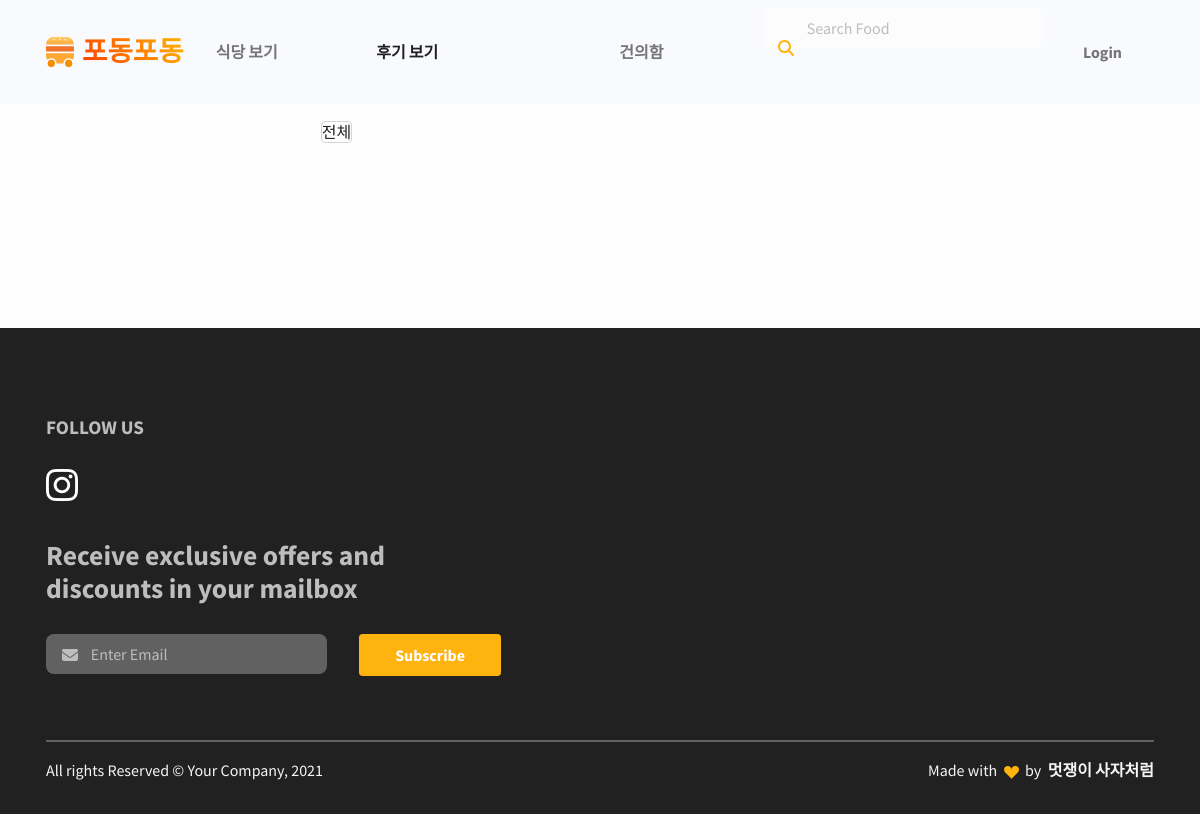
The page /restaurant/ on the database as committed earlier.
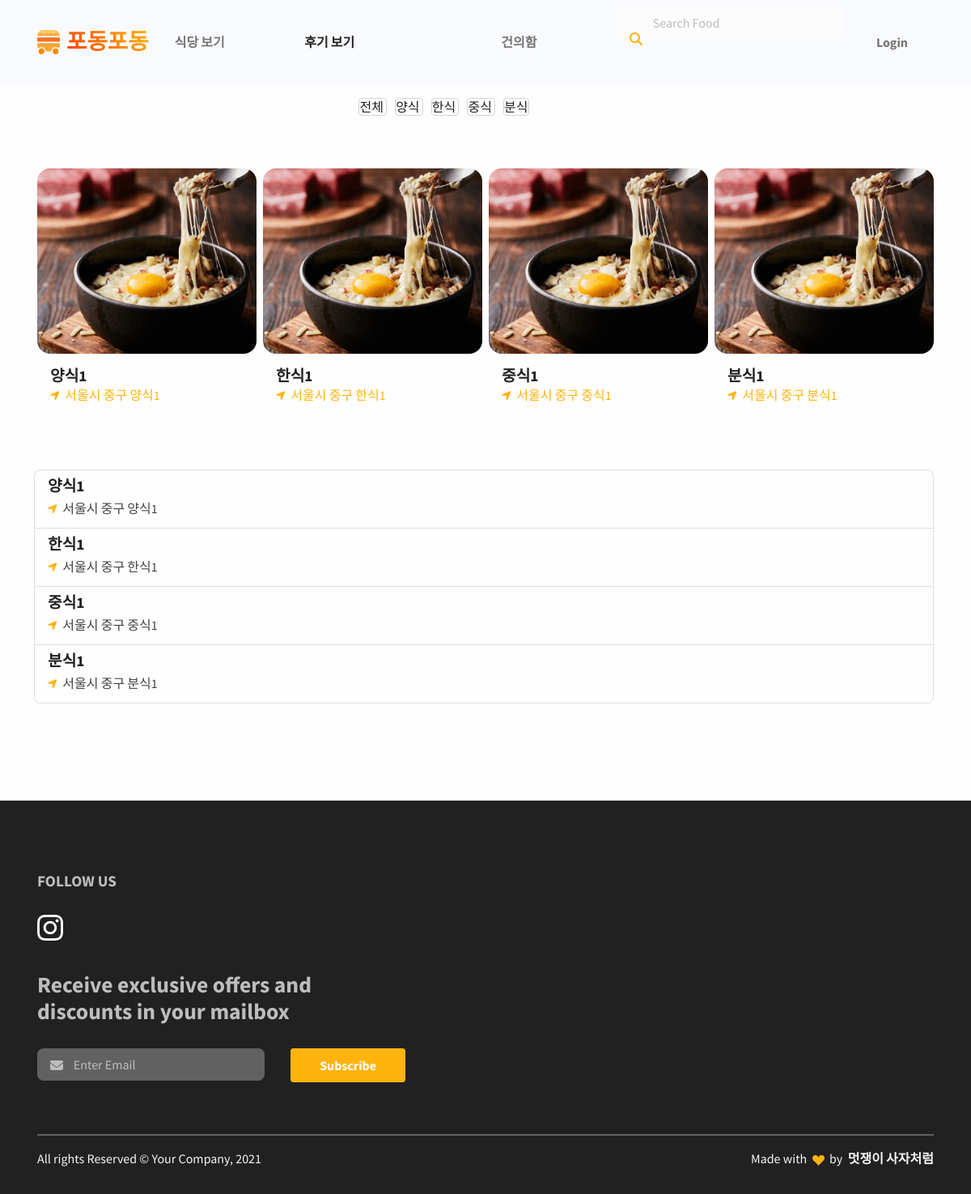
The same page on the database as committed later.
### restaurant/models.py (models this page shows, shortened)
class Category(models.Model):
    id = models.AutoField(primary_key=True)
    name = models.CharField(max_length=20)

class Restaurant(models.Model):
    id = models.AutoField(primary_key=True)
    category = models.ForeignKey(Category, on_delete=models.CASCADE)
    name = models.CharField(max_length=30)
    location = models.CharField(max_length=100)
    phone_number = models.CharField(max_length=15)
    business_open_hour = models.DateTimeField()
    business_close_hour = models.DateTimeField()
    thumbnail = models.ImageField(upload_to='images/')
    def get_absolute_url(self):
        return reverse('restaurant:restaurant_detail', args=[self.id])

### restaurant/views.py (the view)
# urls.py: path('', views.RestaurantListView.as_view(), name='restaurant_list'),
class RestaurantListView(ListView):
    model = Restaurant
    context_object_name = 'restaurant_list'
    template_name = 'restaurant/category.html'
    def get_context_data(self, *args, **kwargs):
        context = super().get_context_data(*args, **kwargs)
        context['category'] = Category.objects.all()
        context['restaurant_list'] = Restaurant.objects.all()
        return context

### restaurant/templates/restaurant/category.html (shortened to what this page needs)
{% extends "base.html" %}
{% load static %}
{% block content %}
<section id="testimonial">
    <div class="container">
        <div class="row h-100">
            <div class="col-lg-7 mx-auto text-center mb-6">
                <div class="responsive">
                    <a href="{% url 'restaurant:restaurant_list' %}" style="border:1px solid #ced4da; border-radius: 4px; margin: 5px;">
                        전체
                    </a>
                    {% for category in category %}
                        <a href="{% url 'restaurant:restaurant_list2' category.id %}" style="border:1px solid #ced4da; border-radius: 4px; margin: 5px;">
                            {{ category.name }}
                        </a>
                    {% endfor %}
                </div>
            </div>
        </div>
        <div class="row gx-2">
            {% for restaurant in restaurant_list %}
                <div class="col-sm-6 col-md-3 col-lg-3 h-100 mb-5">
                    <a href="{{ restaurant.get_absolute_url }}" >
                        <div class="card card-span h-100 text-white rounded-3">
                            <img class="img-fluid rounded-3 h-100" src="{% static 'img/gallery/food-world.png' %}"/>
                            <div class="card-body ps-0">
                                <div class="d-flex align-items-center mb-3">
                                    <div class="flex-1 ms-3">
                                        <h5 class="mb-0 fw-bold text-1000">{{ restaurant.name }}</h5>
                                        <span class="text-primary fs--1 me-1">
                                            <i class="fas fa-location-arrow"></i>
                                        </span>
                                        <span class="mb-0 text-primary">{{ restaurant.location }}</span>
                                    </div>
                                </div>
                            </div>
                        </div>
                    </a>
                </div>
            {% endfor %}
            <div class="list-group">
                {% for restaurant in restaurant_list %}
                    <a href="{{ restaurant.get_absolute_url }}" class="list-group-item list-group-item-action">
                        <div class="d-flex w-100 justify-content-between">
                            <h5 class="mb-1">{{ restaurant.name }}</h5>
                        </div>
                        <p class="mb-1">
                            <span class="text-primary fs--1 me-1">
                                <i class="fas fa-location-arrow"></i>
                            </span>
                            {{ restaurant.location }}
                        </p>
                    </a>
                {% endfor %}
            </div>
        </div>
    </div>
</section>
{% endblock %}

### podongpodong/templates/base.html (shortened to what this page needs)
{% load static %}
<!DOCTYPE html>
<html lang="ko">
  {% include 'head.html' %}
  <body>
    {% include 'header.html' %} {% block content %} {% endblock %}
    {% include 'footer.html' %}
  </body>
</html>

### podongpodong/templates/head.html (shortened to what this page needs)
{% load static %}
<head>
  {% load static %}
  <link href="{% static 'css/theme.css' %}" rel="stylesheet" />
  <link
    rel="stylesheet"
    href="https://cdn.jsdelivr.net/npm/bootstrap-icons@1.5.0/font/bootstrap-icons.css"
  />
  <link rel="stylesheet" type="text/css" href="http://kenwheeler.github.io/slick/slick/slick.css" />
  <link rel="stylesheet" type="text/css" href="http://kenwheeler.github.io/slick/slick/slick-theme.css" />
  <link rel = 'stylesheet' href = "{% static 'css/board.css'%}">
</head>

### podongpodong/templates/header.html (shortened to what this page needs)
{% load static %}
<link rel="stylesheet" href="{% static 'css/components/header.css' %}" />
<nav
  class="navbar navbar-expand-lg navbar-light bg-light fixed-top"
  data-navbar-on-scroll="data-navbar-on-scroll"
>
  <div class="container">
    <a class="navbar-brand d-inline-flex" href="{% url 'main' %}">
      <img
        class="d-inline-block"
        src="{% static 'img/gallery/logo.svg' %}"
        alt="logo"
      />
      <span class="text-1000 fs-3 fw-bold ms-2 text-gradient">
        포동포동
      </span>
    </a>
    <div
      class="collapse navbar-collapse border-top border-lg-0 my-2 mt-lg-0"
      id="navbarSupportedContent"
    >
      <a class="d-inline-flex" href="{% url 'restaurant:restaurant_list' %}">
        <div class="nav-link mx-auto pt-5 pt-lg-0 d-block d-lg-none d-xl-block">
          <p class="nav_item mb-0 fw-bold text-lg-center mt-3">
            식당 보기
          </p>
        </div>
      </a>
      <div class="nav-link mx-auto pt-5 pt-lg-0 d-block d-lg-none d-xl-block">
        <p class="nav_item mb-0 fw-bold text-lg-center mt-3">
          <a href="{% url 'review:review' %}">후기 보기</a>
        </p>
      </div>
      <div
        class="dropdown nav-link mx-auto pt-5 pt-lg-0 d-block d-lg-none d-xl-block"
      >
        <p class="dropbtn nav_item mb-0 fw-bold text-lg-center mt-3">
          건의함
        </p>
      </div>
      <form class="d-flex mt-4 mt-lg-0 ms-lg-auto ms-xl-0">
        <div class="input-group-icon pe-2">
          <i class="fas fa-search input-box-icon text-primary"></i>
          <input
            class="form-control border-0 input-box bg-100"
            type="search"
            placeholder="Search Food"
            aria-label="Search"
          />
        </div>
      <div class="dropdown nav-link mx-auto pt-5 pt-lg-0 d-block d-lg-none d-xl-block">
        <p class="dropbtn nav_item mb-0 fw-bold text-lg-center mt-3">
          Login
        </p>
      </div>
      </form>
    </div>
  </div>
</nav>

### podongpodong/templates/footer.html
  <section class="py-0 pt-7 bg-1000">
    <div class="container">
      <div class="row">
        <div class="col-12 col-md-8 col-lg-6 col-xxl-4">
          <h5 class="lh-lg fw-bold text-500">FOLLOW US</h5>
          <div class="text-start my-3">
            <a href="#!">
              <i
                class="bi bi-instagram"
                style="color: white; font-size: 2em;"
              ></i>
            </a>
          </div>
          <h3 class="text-500 my-4">
            Receive exclusive offers and
            <br />
            discounts in your mailbox
          </h3>
          <div class="row input-group-icon mb-5">
            <div class="col-auto">
              <i class="fas fa-envelope input-box-icon text-500 ms-3"></i>
              <input
                class="form-control input-box bg-800 border-0"
                type="email"
                placeholder="Enter Email"
                aria-label="email"
              />
            </div>
            <div class="col-auto">
              <button class="btn btn-primary" type="submit">
                Subscribe
              </button>
            </div>
          </div>
        </div>
      </div>
      <hr class="border border-800" />
      <div class="row flex-center pb-3">
        <div class="col-md-6 order-0">
          <p class="text-200 text-center text-md-start">
            All rights Reserved &copy; Your Company, 2021
          </p>
        </div>
        <div class="col-md-6 order-1">
          <p class="text-200 text-center text-md-end">
            Made with&nbsp;
            <svg
              class="bi bi-suit-heart-fill"
              xmlns="http://www.w3.org/2000/svg"
              width="15"
              height="15"
              fill="#FFB30E"
              viewBox="0 0 16 16"
            >
              <path
                d="M4 1c2.21 0 4 1.755 4 3.92C8 2.755 9.79 1 12 1s4 1.755 4 3.92c0 3.263-3.234 4.414-7.608 9.608a.513.513 0 0 1-.784 0C3.234 9.334 0 8.183 0 4.92 0 2.755 1.79 1 4 1z"
              ></path>
            </svg>
            &nbsp;by&nbsp;
            <a
              class="text-200 fw-bold"
              href="https://themewagon.com/"
              target="_blank"
            >
              멋쟁이 사자처럼
            </a>
          </p>
        </div>
      </div>
    </div>
  </section>

### podongpodong/static/css/components/header.css (style rules this page uses)
.nav_item { transition-duration: 0.3s; }
.dropbtn { padding: 16px; font-size: 16px; border: none; }
.dropdown { position: relative; display: inline-block; }

Rows that differ between the two databases and show on the page:
added Category: name "양식"
added Category: name "한식"
added Category: name "중식"
added Category: name "분식"
added Restaurant: name "양식1", location "서울시 중구 양식1"
added Restaurant: name "한식1", location "서울시 중구 한식1"
added Restaurant: name "중식1", location "서울시 중구 중식1"
added Restaurant: name "분식1", location "서울시 중구 분식1"
